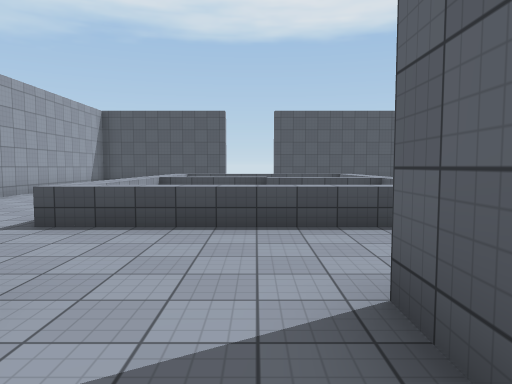
View 1 (above)

23 first-person views from a walk through a Unity game level. The camera is 1.5 m above the floor, tilts 4° down and sees 70° across. The floor is counted in squares, 2 m on a side. Each view is taken from the middle of a square. On the plan, view 1 faces up. The plan holds only what a view shows up to about 11 squares ahead; the rest is blank. The place goes on beyond the plan. The player is left out. Surface patterns are stand-ins for the level's own textures.

View 2
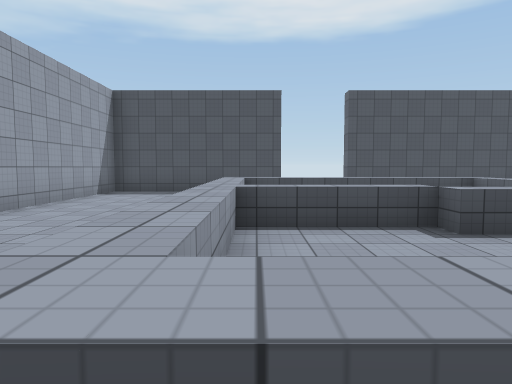

View 3
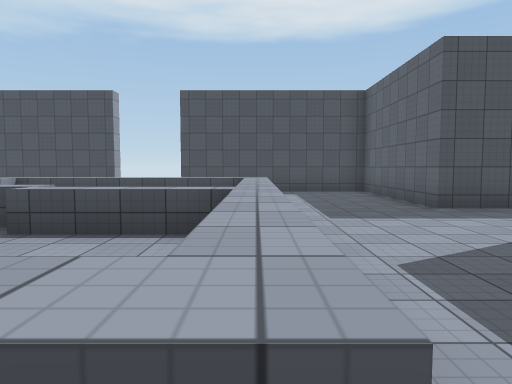

View 4
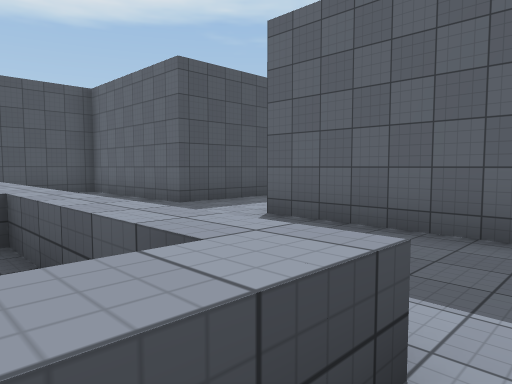

View 5
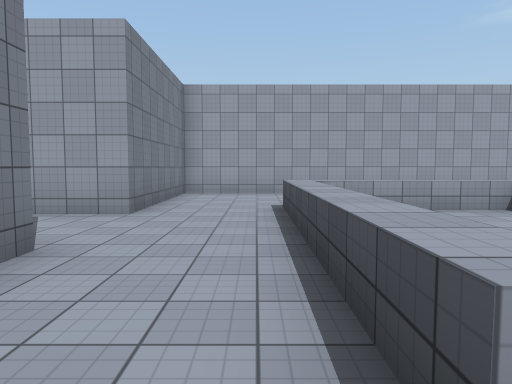

View 6
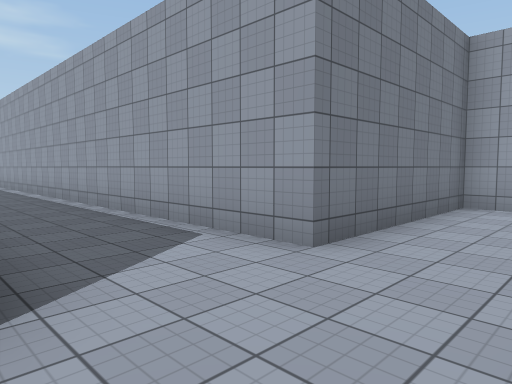

View 7
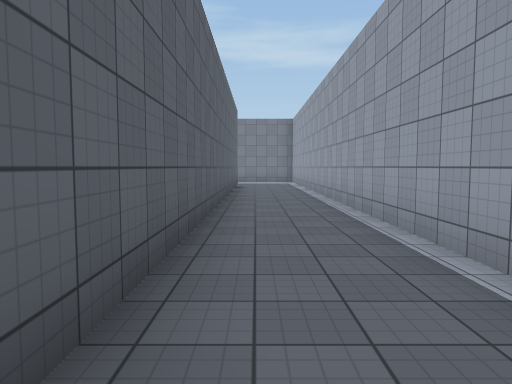

View 8
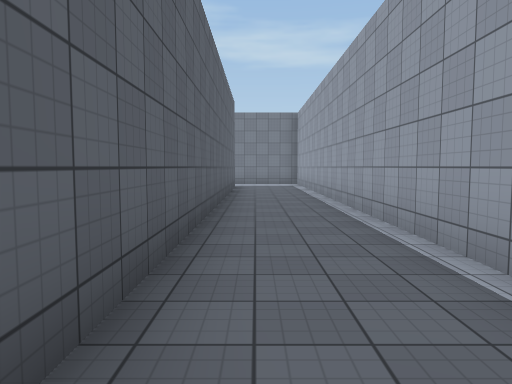

View 9
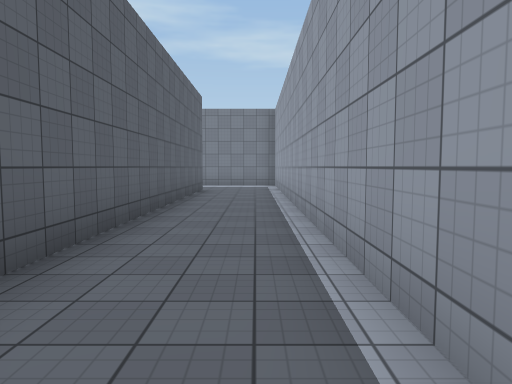

View 10
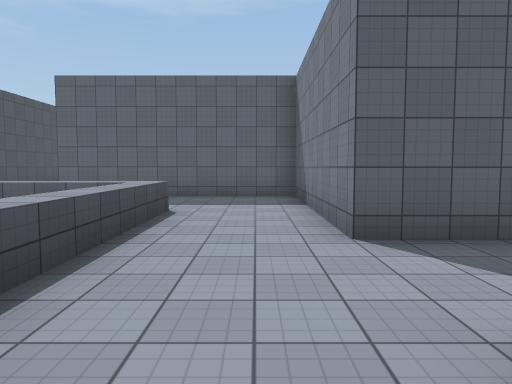

View 11
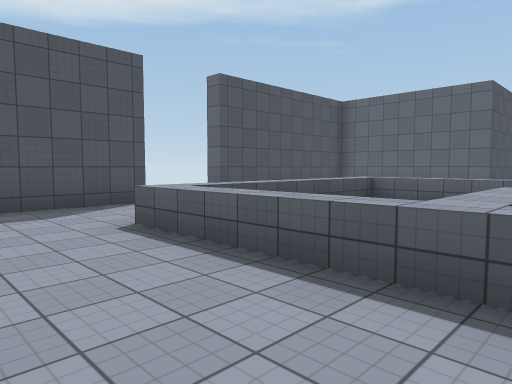

View 12
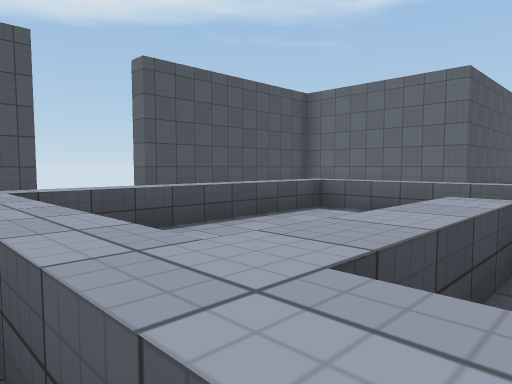

View 13
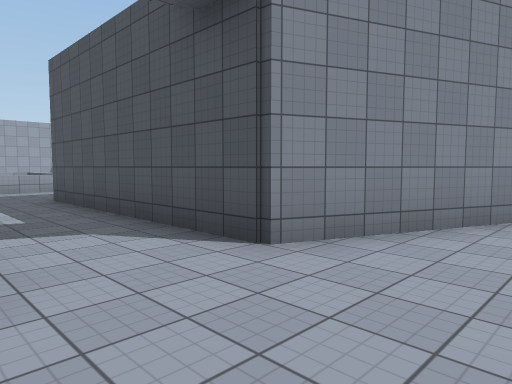

View 14
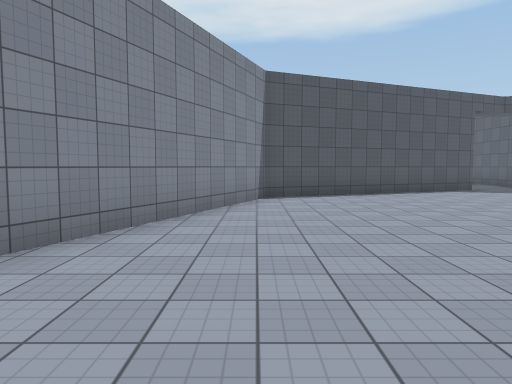

View 15
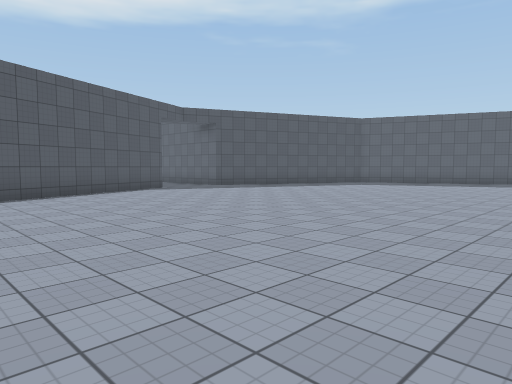

View 16
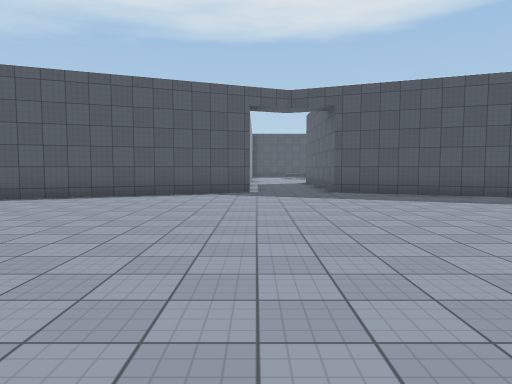

View 17
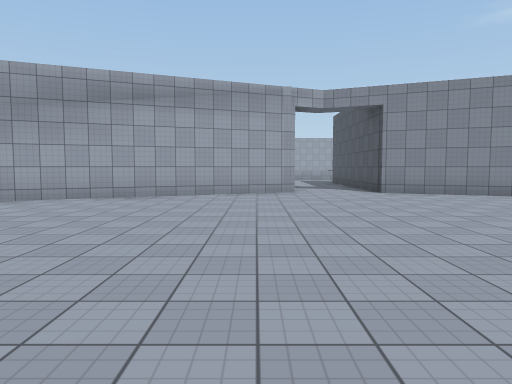

View 18
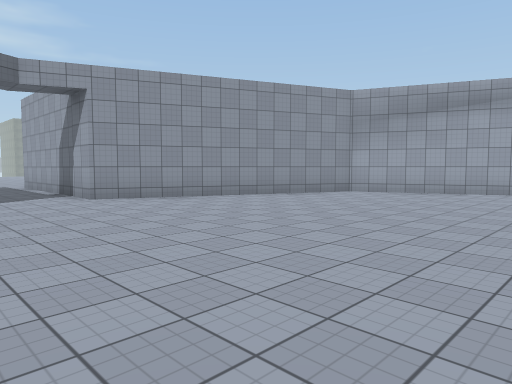

View 19
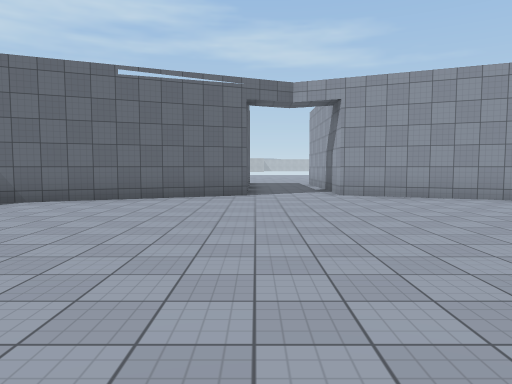

View 20
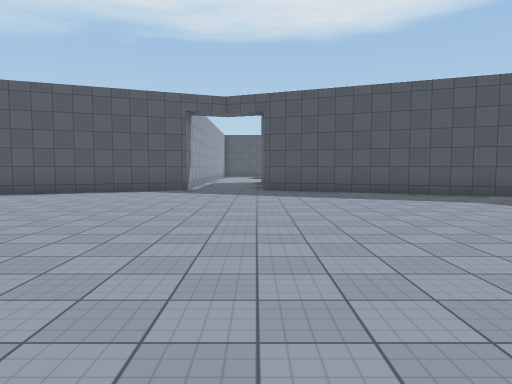

View 21
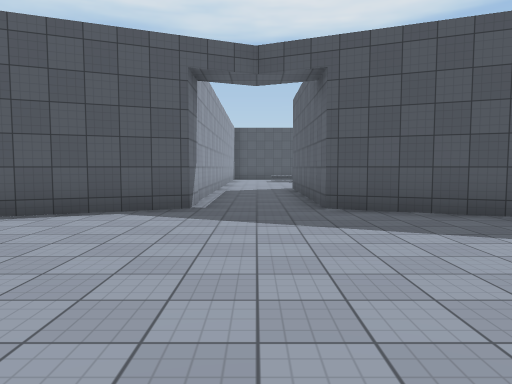

View 22
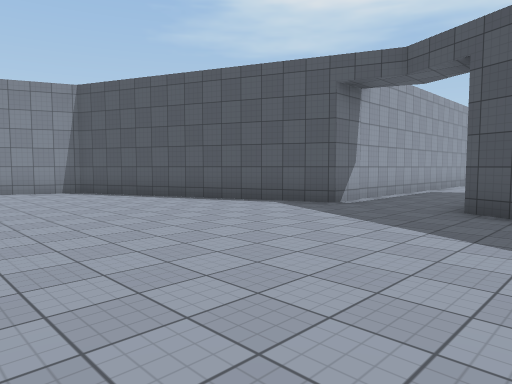

View 23
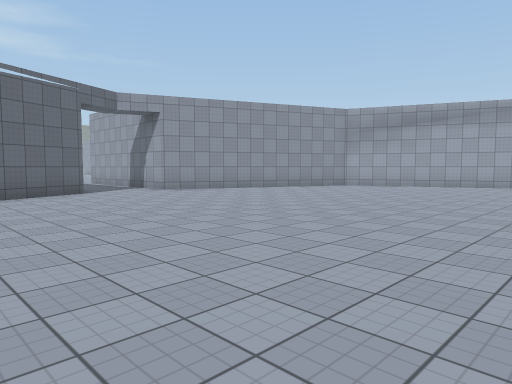

### Floor plan
Key: @ floor where view 1 was taken; # wall or solid block; . floor; ^ raised ledge.
Columns run from 6 left of view 1 to 28 right of it. Each row starts with its distance up from view 1.
 24                             #..#
 23                             #..#
 22                             #..#
 21                             #..#
 20                            ##..#
 19                         ####...####
 18                       ###.........#
 17                      ##............
 16        #            ##.............
 15 ###### #######      #..............
 14 #....     ...#     ##..............
 13 #....     ...#     #...............
 12 #...^^^^^^...#     #..............
 11 #...^....^...#######..............
 10 #...^    ^........................
  9 #...^^^  ^.........................
  8 #...^.^^^^...#    #................
  7 #...^....^...#    ##...............
  6 #...^    ^...#     #...............
  5 #...^^^^^^...#     #..............
  4 #............#     ##.............
  3 #............#      #..............
  2 #####..#######      ##.............
  1     #..#             ##............
  0     #.@#              ###.........#
 -1     #..#                ####...####
 -2     #..#                   ##..#
 -3     #..#                    #..
 -4     #..#                    #.
 -5     #..#                    #.
 -6     #..#
 -7     #..#
 -8     #..#
 -9     #..#
-10     #..#
-11     #..#
-12     #..#
-13     #..#

Positions as (right, up) in squares from view 1, and headings:
1: (0, 0), facing up
2: (-2, 4), facing up
3: (3, 4), facing up
4: (2, 4), facing up-right
5: (4, 4), facing left
6: (1, 4), facing down-left
7: (0, 0), facing down
8: (0, -2), facing down
9: (-1, -3), facing down
10: (-3, 3), facing right
11: (-5, 8), facing up-right
12: (-3, 8), facing up-right
13: (15, 8), facing up-left
14: (15, 8), facing up
15: (15, 8), facing up-right
16: (22, 9), facing up
17: (23, 7), facing left
18: (25, 7), facing down-left
19: (24, 8), facing down
20: (24, 8), facing up
21: (23, 13), facing up
22: (26, 13), facing up-left
23: (28, 9), facing down-left
